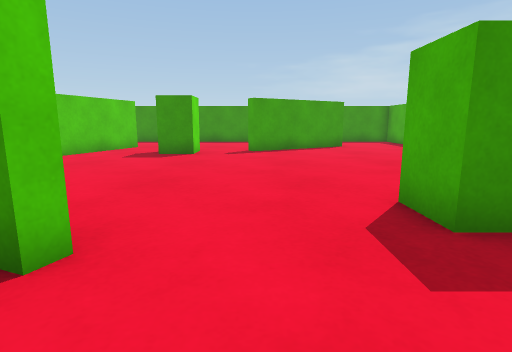
[1] (above)

16 first-person views from a walk through a 3-D level made in the Unity game engine. The camera is 0.55 m above the floor, tilts 10° down and sees 80° across. The floor is counted in squares, 0.5 m on a side. Each view is taken from the middle of a square. On the plan, view 1 faces up. The plan holds only what a view shows up to about 12 squares ahead; the rest is blank. Some animated figures are not drawn.

[2]
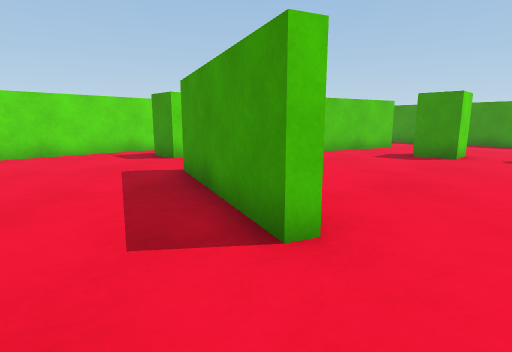

[3]
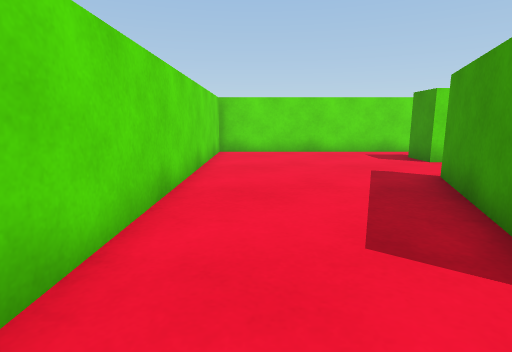

[4]
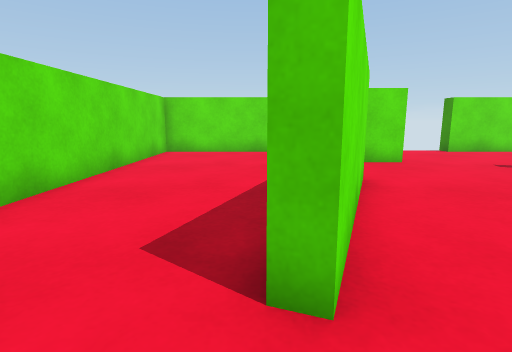

[5]
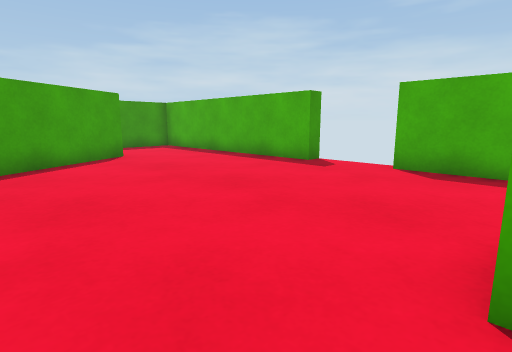

[6]
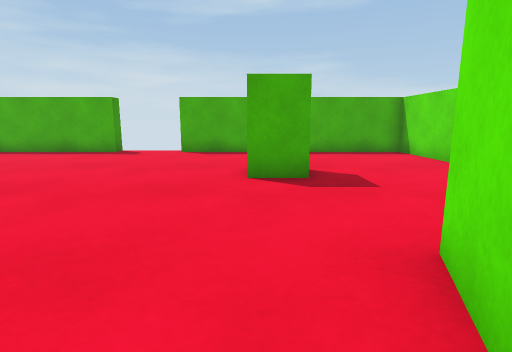

[7]
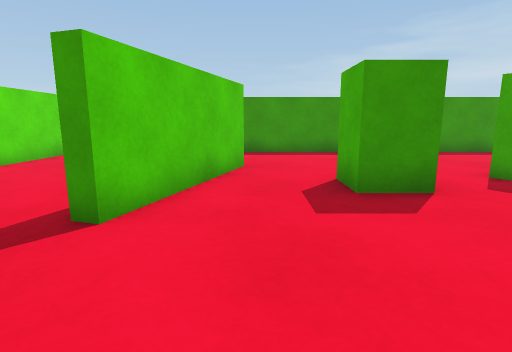

[8]
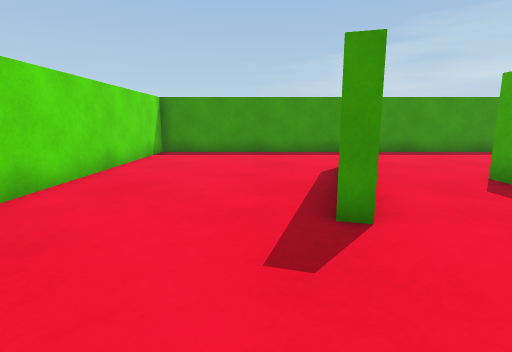

[9]
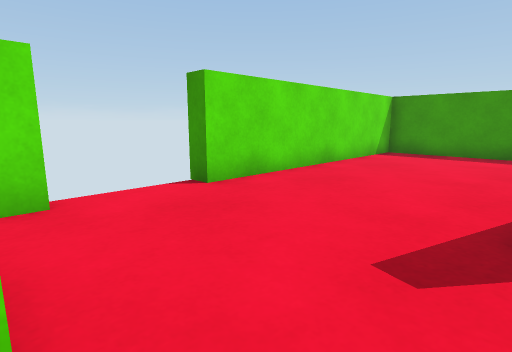

[10]
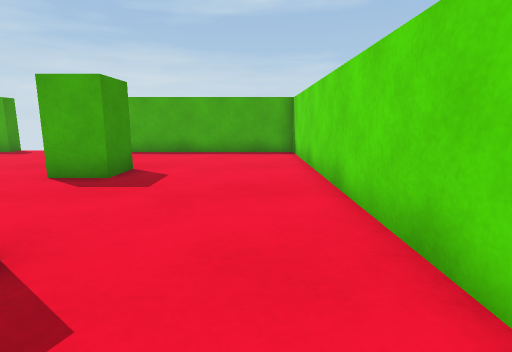

[11]
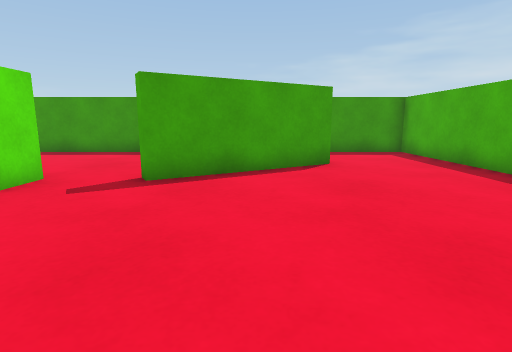

[12]
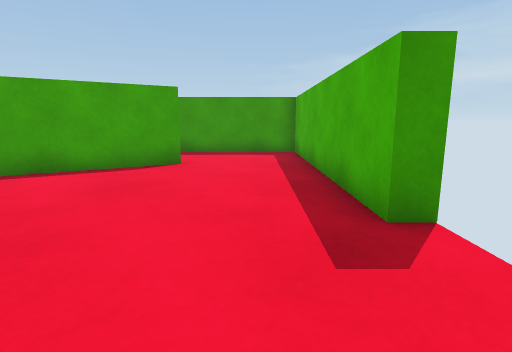

[13]
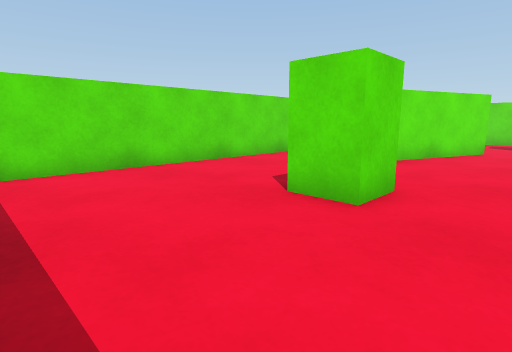

[14]
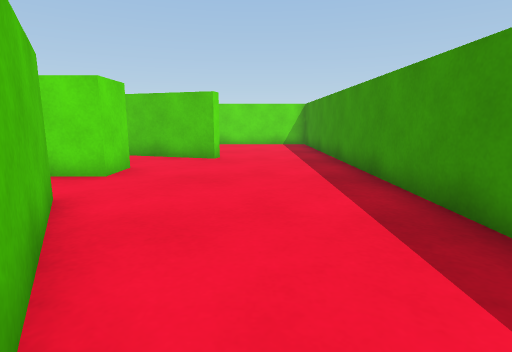

[15]
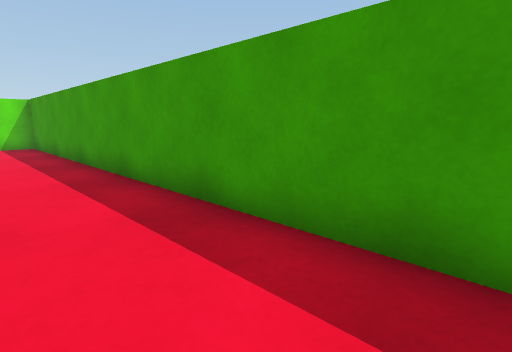

[16]
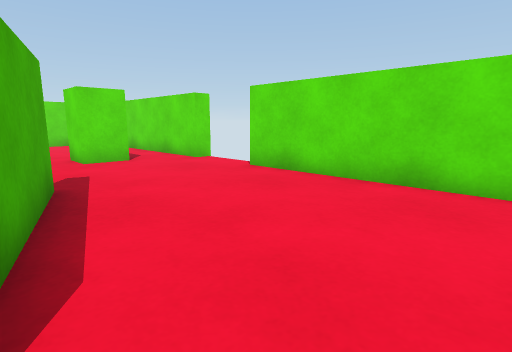

### Floor plan
Points are (right, up) in squares from view 1. A wall is a line through its corners. A room is listed if a view was taken in it or the views show most of it. See-through windows are left out.
Room 1 (views 1, 2, 3, 4, 5, 6, 7, 8, 9, 10, 11, 12, 13, 14, 15, 16)
walls: (-6.1, 4.2) (-1.6, 2.4) (-1.7, 2.1) (-6.2, 3.8); (-5.7, 13.9) (-5.3, 13.7) (-6.7, 9.2) (-7.1, 9.3) (-6.1, 12.4); (4, 14.2) (-0.1, 11.7) (-0.3, 12.1) (3, 14); (-11.5, 6.8) (-11.5, -1.4) (7.5, -1.4) (7.5, 6.9); (7.5, 9.3) (7.5, 17.5) (-11.5, 17.5) (-11.5, 9.3)
ways out: gap at (-12, 7); gap at (8, 7)
objects: green block (-10, 5) to (-9, 6); green block (-3, 11) to (-2, 12); green block (2, 3) to (3, 4)

Positions as (right, up) in squares from view 1, and headings:
1: (0, 0), facing up
2: (0, 0), facing up-left
3: (0, 0), facing left
4: (0, 2), facing left
5: (0, 4), facing up-right
6: (-4, 4), facing right
7: (-5, 6), facing up
8: (-8, 6), facing up
9: (-7, 6), facing up-left
10: (-4, 0), facing right
11: (2, 6), facing up
12: (6, 6), facing up
13: (7, 6), facing down-left
14: (4, 15), facing left
15: (4, 15), facing up-left
16: (-6, 15), facing down-left
